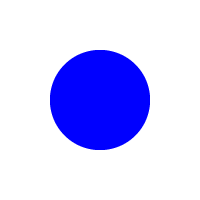
#> input picture Figure-Shape-Color-Recognition/images/Azul.png, 200 x 200 px; the run also reads 1 picture not shown here
$ jupyter execute --allow-errors Recognition.ipynb   (shell and % lines are left out)
#> lines starting #> are read from the running program, lines starting #| are printed output that depends on the picture; after the words box and inside, x2 and y2 are one past the last pixel; in counts of white or black regions, pixels touching at a corner belong together; long printed decimals are rounded
# Segmentación de Figuras

- Color

- Forma


## Importar  librerias

[cell 1]
import numpy as np
import matplotlib.pyplot as plt
import matplotlib.image as mpimg
from PIL import Image,ImageOps
import os
import math
import json
from io import StringIO
import skimage as ski
from skimage import data, io, filters

### Lectura de archivo de imágenes

[cell 2]
Blue=os.path.join("images/Azul.png")
Black=os.path.join("images/negro.png")
Green=os.path.join("images/verde.png")

[cell 3]
Bl = Image.open(Blue)
#> Bl is the input picture: PIL image 200x200 RGBA; mean R, G, B, A 204.6, 204.6, 255, 255
Bk = Image.open(Black)
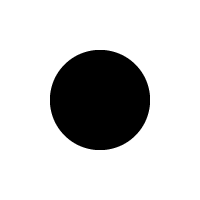
#> input picture Figure-Shape-Color-Recognition/images/Negro.png, 200 x 200 px, found by its file name
#> Bk is the input picture: PIL image 200x200 RGBA; mean R, G, B, A 204.6, 204.6, 204.6, 255
Gn = Image.open(Green)
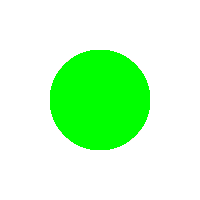
#> input picture Figure-Shape-Color-Recognition/images/verde.png, 200 x 200 px
#> Gn is the input picture: PIL image 200x200 RGB; mean R, G, B 204.1, 255, 204

## Analizamos los datos

[cell 4]
Bk

[cell 5]
# Transformando a un arreglo
np.array(Bk).shape
#> Out = (200, 200, 4)

[cell 6]
# Verificando los canales
Bk.getbands()
#> Out = ('R', 'G', 'B', 'A')

[cell 7]
# Removiendo el canal alpha
ABk=np.array(Bk)[:,:,0:3]
ABl=np.array(Bl)[:,:,0:3]
AGn=np.array(Gn)[:,:,0:3]

[cell 8]
# Verificando la forma
ABk.shape
#> Out = (200, 200, 3)

[cell 9]
# Graficando las imágenes
plt.imshow(ABk)
plt.show()
plt.imshow(ABl)
plt.show()
plt.imshow(AGn)
plt.show()

# Detectando el color por valor del pixel
Extrayendo las características

[cell 10]
def rgb2hsv(color):
    max_c=np.argmax(color)
#> max_c = 0
    min_c=np.argmin(color)
#> min_c = 0
    color=color/255
#> color = [0, 0, 0]
    if min_c==max_c:
        hue=0
    elif max_c==0: #si el valor máximo es azul
        hue=(color[1]-color[2])/(color[max_c]-color[min_c])
    elif max_c==1:
        hue=2+(color[2]-color[0])/(color[max_c]-color[min_c])
    else:
        hue=4+(color[0]-color[1])/(color[max_c]-color[min_c])
    hue=hue*60
    if hue<0:
        hue+=360

    if color[max_c]==0:
        sat=0
    else:
        sat=(color[max_c]-color[min_c])/color[max_c]*100
    val=color[max_c]*100
#> val = 0
    return np.array([hue,sat,val],dtype=np.uint8)

[cell 11]
print(rgb2hsv(ABk[100,100]))
#| [0 0 0]
print(rgb2hsv(ABl[100,100]))
#| [240 100 100]
print(rgb2hsv(AGn[100,100]))
#| [120 100 100]

 **nota**: si los valores son tan distintivos no es necesario aplicar una red neuronal

# Clasificador de color

[cell 12]
#importar sklearn
from sklearn.neural_network import MLPClassifier

## Preparando los datos

Para este primer caso usaremos aprendizaje supervisado
Los datos de entrenamiento consisten en pares ordenados donde hay una lista de entradas y una lista de salidas

### entradas
x=[[0,0,0],[1,0,0],[0,0,1]]

### Salidas

(Necesario codificarlas)
- negro=1,0,0
- verde=0,1,0
- azul=0,0,1

y=[[1,0,0],[0,1,0],[0,0,1]]

[cell 13]
def Lector_de_imagenes(Train_dir,jsonfile):
#> called with Train_dir = 'images/colores/Train', jsonfile = 'Train_color.json'
    Train_data=[]
#> Train_data = []
    Tags=[]
    with open(jsonfile) as data_file:
#> (reads Figure-Shape-Color-Recognition/Train_color.json from the repository)
         etiquetas = json.load(data_file)
    for img in os.listdir(Train_dir):
        name=img
        try :
            imgtag=etiquetas[img]
            Tags.append(imgtag)
        except :
            print("Tag error: "+img)
        try :
            imgpath=os.path.join(Train_dir,img)
            img = Image.open(imgpath)
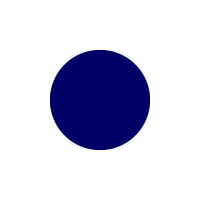
#> input picture Figure-Shape-Color-Recognition/images/colores/Train/fig1.png, 200 x 200 px
#> img is the input picture: PIL image 200x200 RGBA; mean R, G, B, A 204.6, 204.6, 224.8, 255
            t_data=rgb2hsv(np.array(img,dtype=np.uint8)[:,:,0:3][100,100])
#> t_data = [240, 100, 40]
            Train_data.append(t_data) #obtiene solo un pixel centroide para el color
        except :
            print("file error: "+img)
        print(f'{name} - {imgtag}->{t_data}')
#| fig1.png - [0, 0, 1]->[240 100  40]
#> pass 2 of the loop in Lector_de_imagenes, `for img in os.listdir(Train_dir):`:
#> name = 'fig10.png'
#> imgtag = [0, 1, 0]
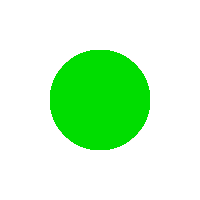
#> input picture Figure-Shape-Color-Recognition/images/colores/Train/fig10.png, 200 x 200 px
#> in Lector_de_imagenes, img is the input picture: PIL image 200x200 RGB; mean R, G, B 204, 248.2, 204
#> t_data = [120, 100, 86]
#| fig10.png - [0, 1, 0]->[120 100  86]
#> pass 3 of the loop in Lector_de_imagenes, `for img in os.listdir(Train_dir):`:
#> name = 'fig11.png'
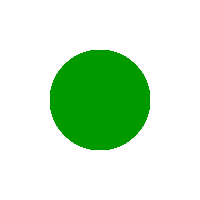
#> input picture Figure-Shape-Color-Recognition/images/colores/Train/fig11.png, 200 x 200 px
#> in Lector_de_imagenes, img is the input picture: PIL image 200x200 RGB; mean R, G, B 204, 234.6, 204
#> t_data = [120, 100, 60]
#| fig11.png - [0, 1, 0]->[120 100  60]
        #np.save(file+".npy",Train_data)
    return np.array(Train_data),Tags

[cell 14]
X_train,y_train=Lector_de_imagenes("images/colores/Train","Train_color.json")
#> X_train = [[240, 100, 40], [120, 100, 86], [120, 100, 60]]; y_train = [[0, 0, 1], [0, 1, 0], [0, 1, 0]]

#> (a cell that did not finish here is left out)

#> (reads Figure-Shape-Color-Recognition/Test_color.json from the repository)

[cell 16]
X_train.shape
#> Out = (3, 3)

[cell 17]
X_train
#> Out = [[240, 100, 40], [120, 100, 86], [120, 100, 60]]

[cell 18]
y_train
#> Out = [[0, 0, 1], [0, 1, 0], [0, 1, 0]]

## Ajustar Parámetros del modelo

[cell 19]
clfcolor = MLPClassifier(solver='lbfgs', alpha=1e-5,
                  hidden_layer_sizes=(10, 10), random_state=1)

## Ajuste del modelo

[cell 20]
clfcolor.fit(X_train,y_train)

#> (a cell that did not finish here is left out)

#> (a cell that did not finish here is left out)

## Evaluar al modelo

[cell 23]
from sklearn.metrics import accuracy_score,classification_report,confusion_matrix

[cell 24]
def ClassDetector(onehot):
    output=[]
    for caso in onehot:
        output.append(np.argmax(caso))
    return output

#> (a cell that did not finish here is left out)

#> (a cell that did not finish here is left out)

#> (a cell that did not finish here is left out)

#> (a cell that did not finish here is left out)

#> (a cell that did not finish here is left out)

## Clasificador de forma
### Lectura de archivo de imágenes

[cell 30]
CR=os.path.join("images/circulo.png")
CD=os.path.join("images/cuadro.png")
TR=os.path.join("images/triangulo.png")

[cell 31]
Cir = Image.open(CR).convert('L') #La L especifica un solo canal, en este caso, escala de grises
Cud = Image.open(CD).convert('L')
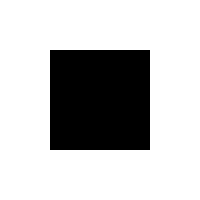
#> input picture Figure-Shape-Color-Recognition/images/cuadro.png, 200 x 200 px
#> Cud: PIL image 200x200 L; 75% white; 1 black region, box (x1, y1, x2, y2) and area: (50, 50, 150, 150) 10000
Tri = Image.open(TR).convert('L')
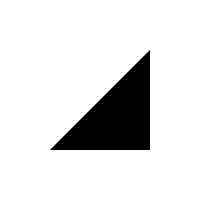
#> input picture Figure-Shape-Color-Recognition/images/triangulo.png, 200 x 200 px

[cell 32]
# Convertir a arreglo
ACR=np.array(Cir)
ACD=np.array(Cud)
ATR=np.array(Tri)

[cell 33]
ACD.shape
#> Out = (200, 200)

[cell 34]
# Graficando las imágenes
plt.imshow(ACR,cmap='gray')
plt.show()
plt.imshow(ACD,cmap='gray')
plt.show()
plt.imshow(ATR,cmap='gray')
plt.show()

## Determinando las características adecuadas
¿Comó podemos  describir numéricamente la forma de las figuras?

### Usando el área de la figura como descriptor

[cell 35]
# Posibles valores de intensidad en una imagen
x=np.arange(0,256)
# Cálculo del área del cuadrado
hist,centers=ski.exposure.histogram(ACD)
#> hist = 256 values, max 30000 at index 255, min 0 at index 1, mean 156.2; centers = 256 values from 0 to 255
plt.bar(x, hist)
plt.show()
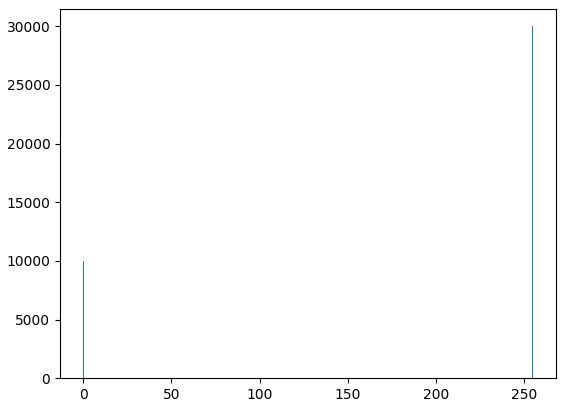
#> figure drawn by matplotlib, 1 panel; tallest bar 30000 high, from x = 254.6 to 255.4
print("Área del cuadro en pixeles")
# Cálculo del área del triángulo
print(hist[0])
#| 10000
hist,centers=ski.exposure.histogram(ATR)
#> hist = 256 values, max 34950 at index 255, min 0 at index 1, mean 156.2
plt.bar(x, hist)
plt.show()
#> figure, not shown here; tallest bar 34950 high, from x = 254.6 to 255.4
print("Área del Triángulo en pixeles")
# Cálculo del área del círculo
print(hist[0])
#| 4950
hist,centers=ski.exposure.histogram(ACR)
#> hist = 256 values, max 31968 at index 255, min 0 at index 1, mean 156.2
plt.bar(x, hist)
plt.show()
#> figure, not shown here; tallest bar 31968 high, from x = 254.6 to 255.4
print("Área del círculo en pixeles")
print(hist[0])
#| 7772

Ventajas  de usar el área como descriptor
- Es invariante a la posición de la figura

Limitantes de usar el área como descriptor
- Es susceptible a los cambios en el tamaño
- Es posible que el área de dos tipos de figuras diferentes se intersecten

## Usando el número de  esquinas como descriptor

[cell 36]
from skimage.feature import corner_harris, corner_subpix, corner_peaks

[cell 37]
NCD=len(corner_peaks(corner_harris(ACD), min_distance=5))
#> NCD = 326
NCR=len(corner_peaks(corner_harris(ACR), min_distance=5))
#> NCR = 351
NTR=len(corner_peaks(corner_harris(ATR), min_distance=5))
#> NTR = 336
print("Número de esquinas del cuadrado {}".format(NCD))
#| Número de esquinas del cuadrado 326
print("Número de esquinas del círculo {}".format(NCR))
#| Número de esquinas del círculo 351
print("Número de esquinas del triángulo  {}".format(NTR))
#| Número de esquinas del triángulo  336

Ventajas  de usar el área como descriptor
- Es invariante a la posición de la figura
- Es invariante a cambios en el tamaño

Limitantes de usar el área como descriptor
- No permite diferenciar entre figuras con el mismo número de esquinas  cómo cuadrados y rectángulos
- El metodo de extraccion de caracteristicas falla en casos en donde las figuras tienen bordes irregulares como las figuras trazadas  a mano

[cell 38]
#Contra Ejemplo
CDD=os.path.join("images/CuadroMT.png")
#> (the rest of this cell did not finish here and is left out)

### Usando un descriptor invariante

El problema de identificación de formas se ha estudiado durante mucho tiempo, como resultado se han propuesto metodologías de extracción de características invariantes a rotación, traslación y escalamiento. Estas características son los momentos invariables de Hu.

Para mayor detalle favor de consultar el capítulo de extracción de características del libro Gonzalez & Woods, Digital Image Processing

http://www.sc.ehu.es/ccwgrrom/transparencias/pdf-vision-1-transparencias/capitulo-8.pdf

[cell 39]
#  Proceso para aplicar los momentos de hu
# Invertir los colores de la imagen
ICD=ski.util.invert(ACD)
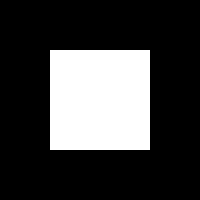
#> ICD: shape (200, 200); 25% white; 1 white region, box (x1, y1, x2, y2) and area: (50, 50, 150, 150) 10000
print(ICD[100,100])
#| 255
plt.imshow(ICD,cmap='gray')
plt.show()

[cell 40]
def umbral_image(img,umbral=25):
#> called with umbral = 25
    x,y=img.shape
#> x = 200; y = 200
    z=np.zeros((x,y))
    for i in range(x):
        for j in range(y):
            if img[i,j]>umbral:
                z[i,j]=250
    return z

[cell 41]
# Binarizar imagen
CD=umbral_image(ICD)
label_image=ski.measure.label(ICD)
#> label_image: shape (200, 200) int64; values 0 (black) and 1 (white), 25% white; 1 white region
plt.imshow(ski.color.label2rgb(label_image))
plt.show()
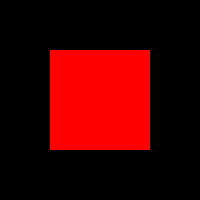
#> shown: shape (200, 200, 3) float64; mean R, G, B 0.25, 0, 0

[cell 42]
ICD[100]
#> Out = 200 values, max 255 at index 50, min 0 at index 0, mean 127.5

[cell 43]
label_image[100]
#> Out = 200 values, max 1 at index 50, min 0 at index 0, mean 0.5

[cell 44]
# Calcular las propiedades de la figura
regions = ski.measure.regionprops(label_image)
#> regions = 1 regions; box (x1, y1, x2, y2) and area: (50, 50, 150, 150) 10000
print(f'Numero de regiones: {len(regions)}')
#| Numero de regiones: 1
for prop in regions[0]:
    print(prop, regions[0][prop])
#> this loop made 30 passes
#| area 10000.0
#| area_bbox 10000.0
#| area_convex 10000.0
#| area_filled 10000.0
#| axis_major_length 115.464
#| axis_minor_length 115.464
#| bbox (50, 50, 150, 150)
#| centroid (99.5, 99.5)
#> (further printed lines are left out)

[cell 45]
# Obtener la propiedad de interés
momento =regions[0].moments_hu
#> momento = [0.167, 0, 0, 0, 0, 0, 0]

[cell 46]
momento
#> Out = [0.167, 0, 0, 0, 0, 0, 0]

[cell 47]
# Creando una función para extraer los momentos de hu
def hu_Characteristics(img):
    Iing=ski.util.invert(img)
    Uing=umbral_image(Iing)
    label_image=ski.measure.label(Uing)
    regions = ski.measure.regionprops(label_image)
    momento =regions[0].moments_hu
#> momento = [0.167, 0, 0, 0, 0, 0, 0]
    return momento

[cell 48]
print("Momentos del cuadrado {}".format(hu_Characteristics(ACD)))
#| Momentos del cuadrado [0.1666 0.      0.      0.      0.      0.      0.     ]
print("Momentos del círculo {}".format(hu_Characteristics(ACR)))
#> call 3 of umbral_image, with umbral = 25
#> after the loop in umbral_image (call 3), `for i in range(x):`:
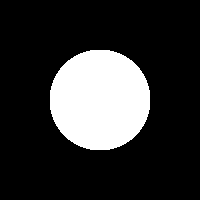
#> z: shape (200, 200) float64; values 0 (black) and 250 (white), 20% white; 1 white region, box (x1, y1, x2, y2) and area: (50, 50, 150, 150) 8008
#> in hu_Characteristics (call 2), `label_image=ski.measure.label(Uing)`: label_image: shape (200, 200) int64; values 0 (black) and 1 (white), 20% white; 1 white region
#> in hu_Characteristics (call 2), `regions = ski.measure.regionprops(label_image)`: regions = 1 regions; box (x1, y1, x2, y2) and area: (50, 50, 150, 150) 8008
#| Momentos del círculo [ 1.59156341e-01  0.00000000e+00  3.75866528e-41  1.48515209e-40
#|  -1.10961731e-80  0.00000000e+00 -0.00000000e+00]
print("Momentos del triángulo   {}".format(hu_Characteristics(ATR)))
#> call 4 of umbral_image, with umbral = 25
#> after the loop in umbral_image (call 4), `for i in range(x):`:
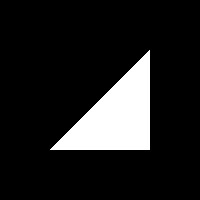
#> z: shape (200, 200) float64; values 0 (black) and 250 (white), 12.6% white; 1 white region, box (x1, y1, x2, y2) and area: (50, 50, 150, 150) 5050
#> in hu_Characteristics (call 3), `label_image=ski.measure.label(Uing)`: label_image: shape (200, 200) int64; values 0 (black) and 1 (white), 12.6% white; 1 white region
#> in hu_Characteristics (call 3), `regions = ski.measure.regionprops(label_image)`: regions = 1 regions; box (x1, y1, x2, y2) and area: (50, 50, 150, 150) 5050
#| Momentos del triángulo   [ 2.22178218e-01  1.23407901e-02  5.48493137e-03  2.19397255e-04
#|  -2.40675777e-07 -2.43726455e-05  0.00000000e+00]

## Preparando los datos

Para este primer caso usaremos aprendizaje supervisado,los datos de entrenamiento consisten en pares ordenados donde hay una lista de entradas y una lista de salidas

### entradas
x=[[0,0,0],[1,0,0],[0,0,1]]

### Salidas

(Necesario codificarlas)
- Cuadro=1,0,0
- Triángulo=0,1,0
- Círculo=0,0,1

y=[[1,0,0],[0,1,0],[0,0,1]]

[cell 49]
def Lector_forma(Train_dir,jsonfile):
#> called with Train_dir = 'images/Forma/Train', jsonfile = 'Train_forma.json'
    Train_data=[]
    Tags=[]
    with open(jsonfile) as data_file:
#> (reads Figure-Shape-Color-Recognition/Train_forma.json from the repository)
         etiquetas = json.load(data_file)
    for img in os.listdir(Train_dir):
        try :
            imgtag=etiquetas[img]
            Tags.append(imgtag)
        except :
            print("Tag error: "+img)
        try :
            imgpath=os.path.join(Train_dir,img)
            img = Image.open(imgpath).convert('L')
#> img: PIL image 200x200 L
            Train_data.append(hu_Characteristics(np.array(img)))
#> in hu_Characteristics (call 4), `regions = ski.measure.regionprops(label_image)`: regions = 1 regions; box (x1, y1, x2, y2) and area: (50, 50, 150, 150) 8008
        except :
            print("file error: "+img)
#> pass 2 of the loop in Lector_forma, `for img in os.listdir(Train_dir):`:
#| Tag error: fig10.png
#> in hu_Characteristics (call 5), `Iing=ski.util.invert(img)`:
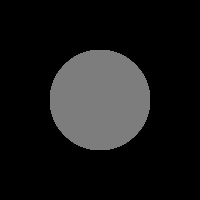
#> Iing: shape (200, 200); min 0, max 125, mean 25
#> after the loop in umbral_image (call 6), `for i in range(x):`:
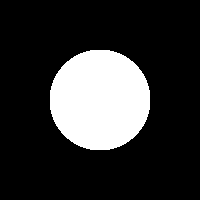
#> z: shape (200, 200) float64; values 0 (black) and 250 (white), 20% white; 1 white region, box (x1, y1, x2, y2) and area: (50, 50, 150, 150) 8000
#> in hu_Characteristics (call 5), `regions = ski.measure.regionprops(label_image)`: regions = 1 regions; box (x1, y1, x2, y2) and area: (50, 50, 150, 150) 8000
#> in hu_Characteristics (call 5), `momento =regions[0].moments_hu`: momento = [0.159, 0, 3.78e-41, 1.49e-40, -1.12e-80, 0, 0]
#> pass 3 of the loop in Lector_forma, `for img in os.listdir(Train_dir):`:
#| Tag error: fig11.png
#> in hu_Characteristics (call 6), `Iing=ski.util.invert(img)`:
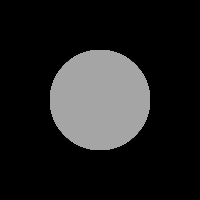
#> Iing: shape (200, 200); min 0, max 165, mean 33
#> in hu_Characteristics (call 6), `regions = ski.measure.regionprops(label_image)`: regions = 1 regions; box (x1, y1, x2, y2) and area: (50, 50, 150, 150) 8008
#> in hu_Characteristics (call 6), `momento =regions[0].moments_hu`: momento = [0.159, 0, 3.76e-41, 1.49e-40, -1.11e-80, 0, 0]
        #np.save(file+".npy",Train_data)
    return np.array(Train_data),Tags

[cell 50]
X_train,y_train=Lector_forma("images/Forma/Train","Train_forma.json")
#> y_train = []

#> (a cell that did not finish here is left out)

#> (reads Figure-Shape-Color-Recognition/Test_forma.json from the repository)

[cell 52]
X_train.shape
#> Out = (3, 7)
